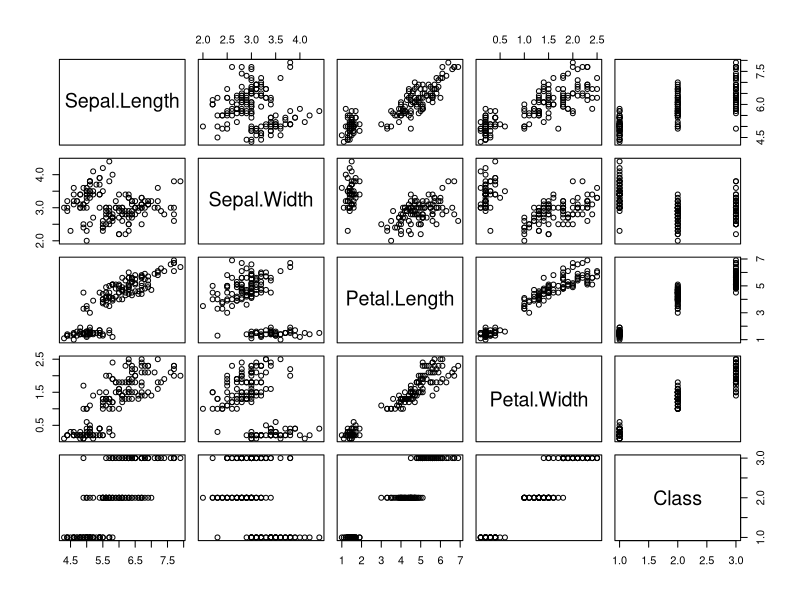
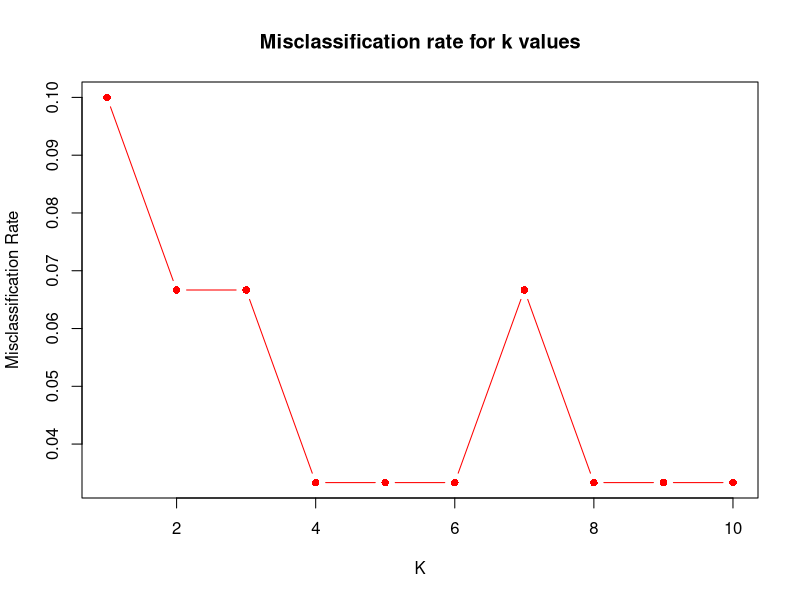
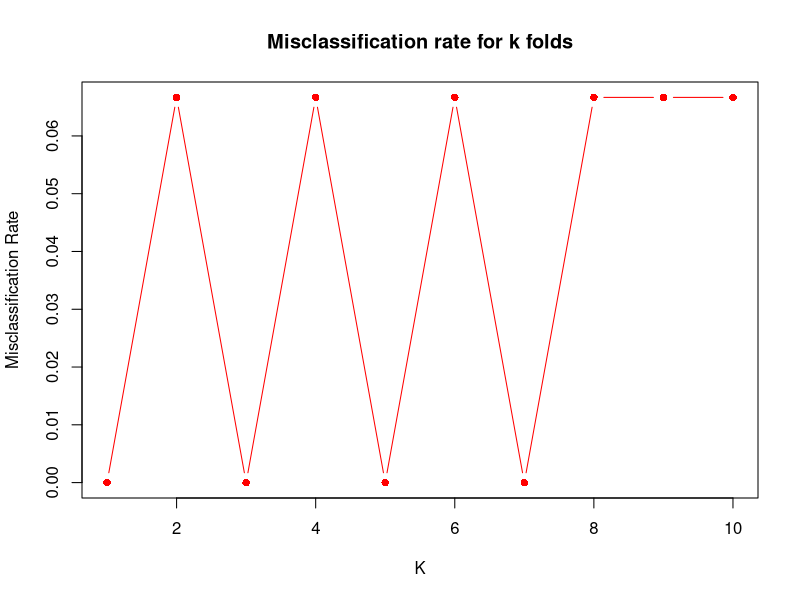
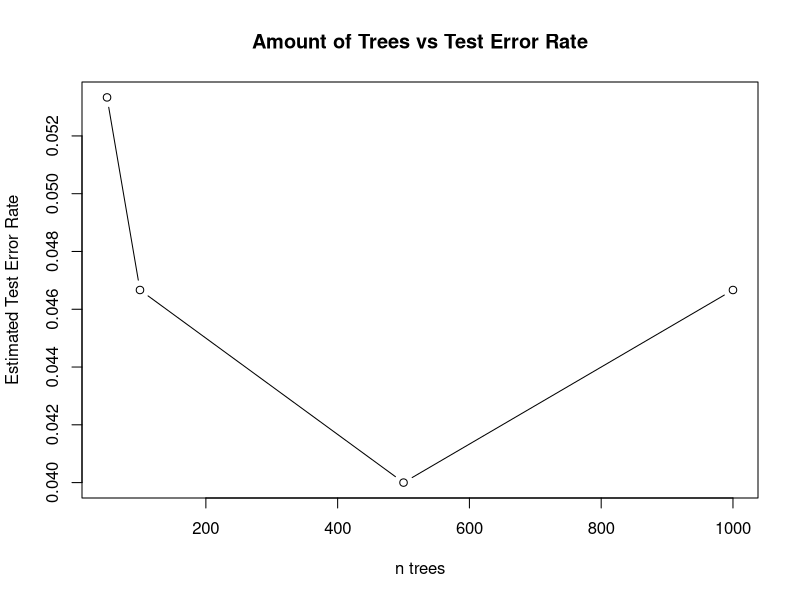

The R source for these figures, in order:
## ---- chunk 1
knitr::opts_chunk$set(echo = TRUE)
## ---- chunk 2
install.packages(c('randomForest', 'caret', 'class','ggplot2'))

library(class)
library(caret)
library(randomForest)
library(ggplot2)
library(MASS)

# load data from CSV
Iris <- read.csv("bezedekIris.csv")
iris_data <- Iris
View(Iris)
attach(Iris)

Iris$Class <- as.factor(Iris$Class) # for handling qualitative response
## ---- chunk 3
summary(Iris)
## ---- chunk 4
pairs(Iris)
## ---- chunk 5
cor(subset(Iris, select = -c(Class)))
## ---- chunk 6
set.seed(1)
k = 10
cv.error <- rep(0, k)
splits <- createFolds(Class, returnTrain = FALSE)
for(i in 1:k) {
  #Split into train and test
  test <- splits[[i]]
  train <- -(test)
  Iris.test <- Iris[test, ]
  Class.test <- Class[test]
  
  #Train model
  lda.fit <- lda(Class ~ ., data = Iris, subset = train)
  
  #Test model
  lda.pred <- predict(lda.fit, Iris.test)
  lda.class <- lda.pred$class
  cv.error[i] <- mean(lda.class != Class.test)
}
cv.error
mean(cv.error)

lda.fit <- lda(Class ~ ., data = Iris)
lda.fit
## ---- chunk 7
set.seed(1)
k = 10
cv.error <- rep(0, k)
splits <- createFolds(Class, returnTrain = FALSE)
for(i in 1:k) {
  #Split into train and test
  test <- splits[[i]]
  train <- -(test)
  Iris.test <- Iris[test, ]
  Class.test <- Class[test]
  
  #Train model
  qda.fit <- qda(Class ~ ., data = Iris, subset = train)
  
  #Test model
  qda.pred <- predict(qda.fit, Iris.test)
  qda.class <- qda.pred$class
  cv.error[i] <- mean(qda.class != Class.test)
}
cv.error
mean(cv.error)

qda.fit <- qda(Class ~ ., data = Iris)
qda.fit
## ---- chunk 8
#### FITTING A KNN CLASSIFIER MODEL FOR DIFFERENT VALUES OF K TO FIND THE BEST K WITH LEAST MISCLASSIFICATION RATE
set.seed(300)
train_indices = sample(1:nrow(iris_data), 0.8 * nrow(iris_data))
train_data=iris_data[train_indices, ]
test_data=iris_data[-train_indices, ]
predictors=names(train_data)[1:4]
response="Class"
correct_classification=numeric()
misclassification_rates=numeric()
for (k_value in 1:10) {
  knn_predictions=knn(train = train_data[, predictors], test = test_data[, predictors], cl = train_data[, response], k = k_value)
  confusion_matrix=table(Actual = test_data[, response], Predicted = knn_predictions)
  correct_classification=sum(diag(confusion_matrix)) / sum(confusion_matrix)
  misclassification_rate=1 - correct_classification
  misclassification_rates=c(misclassification_rates, misclassification_rate)
  print(k_value)
  print(confusion_matrix)
  }
print(misclassification_rates)
plot(1:10, misclassification_rates, type = "b", xlab = "K",pch=16,col="red", ylab = "Misclassification Rate", main = "Misclassification rate for k values")
### After fitting the knn model on different k it is observed that 1,3,4,8,9,10 gives the minimum misclassification rate. So the knn model with k =3 can be choosen for further validation
## ---- chunk 9
### APPLYING 10 FOLD CROSS VALIDATION FOR TESTING THE MODEL PREDICTIONS
set.seed(123)
attach(iris_data)
predictors = names(iris_data)[1:4]
response = "Class"
irirs_data_2 = iris_data[,c(predictors,response),drop=FALSE]
k_folds = 10
folds = createFolds(irirs_data_2$Class,k=k_folds,list=TRUE,returnTrain = FALSE)
missclassification_rates = numeric()
for (fold_ind in folds){
  fold = unlist(fold_ind)
  train_data = irirs_data_2[-fold,]
  test_data = irirs_data_2[fold,]
  knn_predictions = knn(train = train_data[,predictors],test=test_data[,predictors],cl=train_data[,response],k=3)
  confusion_matrix = table(Actual=test_data[,response],Predicted=knn_predictions)
  correct_classification = sum(diag(confusion_matrix))/sum(confusion_matrix)
  missclassification_rate = 1-correct_classification
  missclassification_rates = c(missclassification_rates,missclassification_rate)
}
print(missclassification_rates)
plot(1:10, missclassification_rates, type = "b",pch =16,col="red", xlab = "K", ylab = "Misclassification Rate", main = "Misclassification rate for k folds")
average_missclassification = mean(missclassification_rates)
print(average_missclassification)
### After applying the k fold cross validation the average misclassification rate shows up to be 0.04
## ---- chunk 10
set.seed(1)
k=10
mis.errors.50=rep(k)
Iris.splits=createFolds(Iris$Class, k = k, returnTrain = FALSE)

for (i in 1:k){
  # split into train/test
  Iris.test=Iris[Iris.splits[[i]],]
  Iris.train=Iris[-Iris.splits[[i]],]
  
  # train model
  rf.fit = randomForest(Iris.train$Class ~ ., data=Iris.train, type='classification',importance=TRUE, proximity=TRUE, ntree=50) 
  
  # predict on test and get error from confusion matrix
  predictions=predict(rf.fit, Iris.test)
  rf.cm=table(predictions,Iris.test$Class)
  mis.error=1-sum(diag(rf.cm))/sum(rf.cm)
  
  mis.errors.50[i]=mis.error
}

mean(mis.errors.50)
## ---- chunk 11
set.seed(1)
k=10
mis.errors.100=rep(k)
Iris.splits=createFolds(Iris$Class, k = k, returnTrain = FALSE)

for (i in 1:k){
  # split into train/test
  Iris.test=Iris[Iris.splits[[i]],]
  Iris.train=Iris[-Iris.splits[[i]],]
  
  # train model
  rf.fit = randomForest(Iris.train$Class ~ ., data=Iris.train, type='classification',importance=TRUE, proximity=TRUE, ntree=100) 
  
  # predict on test and get error from confusion matrix
  predictions=predict(rf.fit, Iris.test)
  rf.cm=table(predictions,Iris.test$Class)
  mis.error=1-sum(diag(rf.cm))/sum(rf.cm)
  
  mis.errors.100[i]=mis.error
}

mean(mis.errors.100)
## ---- chunk 12
set.seed(1)
k=10
mis.errors.500=rep(k)
Iris.splits=createFolds(Iris$Class, k = k, returnTrain = FALSE)

for (i in 1:k){
  # split into train/test
  Iris.test=Iris[Iris.splits[[i]],]
  Iris.train=Iris[-Iris.splits[[i]],]
  
  # train model
  rf.fit = randomForest(Iris.train$Class ~ ., data=Iris.train, type='classification',importance=TRUE, proximity=TRUE, ntree=500) 
  
  # predict on test and get error from confusion matrix
  predictions=predict(rf.fit, Iris.test)
  rf.cm=table(predictions,Iris.test$Class)
  mis.error=1-sum(diag(rf.cm))/sum(rf.cm)
  
  mis.errors.500[i]=mis.error
}

mean(mis.errors.500)
## ---- chunk 13
set.seed(1)
k=10
mis.errors.1000=rep(k)
Iris.splits=createFolds(Iris$Class, k = k, returnTrain = FALSE)

for (i in 1:k){
  # split into train/test
  Iris.test=Iris[Iris.splits[[i]],]
  Iris.train=Iris[-Iris.splits[[i]],]
  
  # train model
  rf.fit = randomForest(Iris.train$Class ~ ., data=Iris.train, type='classification',importance=TRUE, proximity=TRUE, ntree=1000) 
  
  # predict on test and get error from confusion matrix
  predictions=predict(rf.fit, Iris.test)
  rf.cm=table(predictions,Iris.test$Class)
  mis.error=1-sum(diag(rf.cm))/sum(rf.cm)
  
  mis.errors.1000[i]=mis.error
}

mean(mis.errors.1000)
## ---- chunk 14
ave.errors=c(mean(mis.errors.50),mean(mis.errors.100),mean(mis.errors.500),mean(mis.errors.1000))

plot(c(50,100,500,1000),ave.errors, xlab = 'n trees', ylab='Estimated Test Error Rate', type='b')

title('Amount of Trees vs Test Error Rate')
